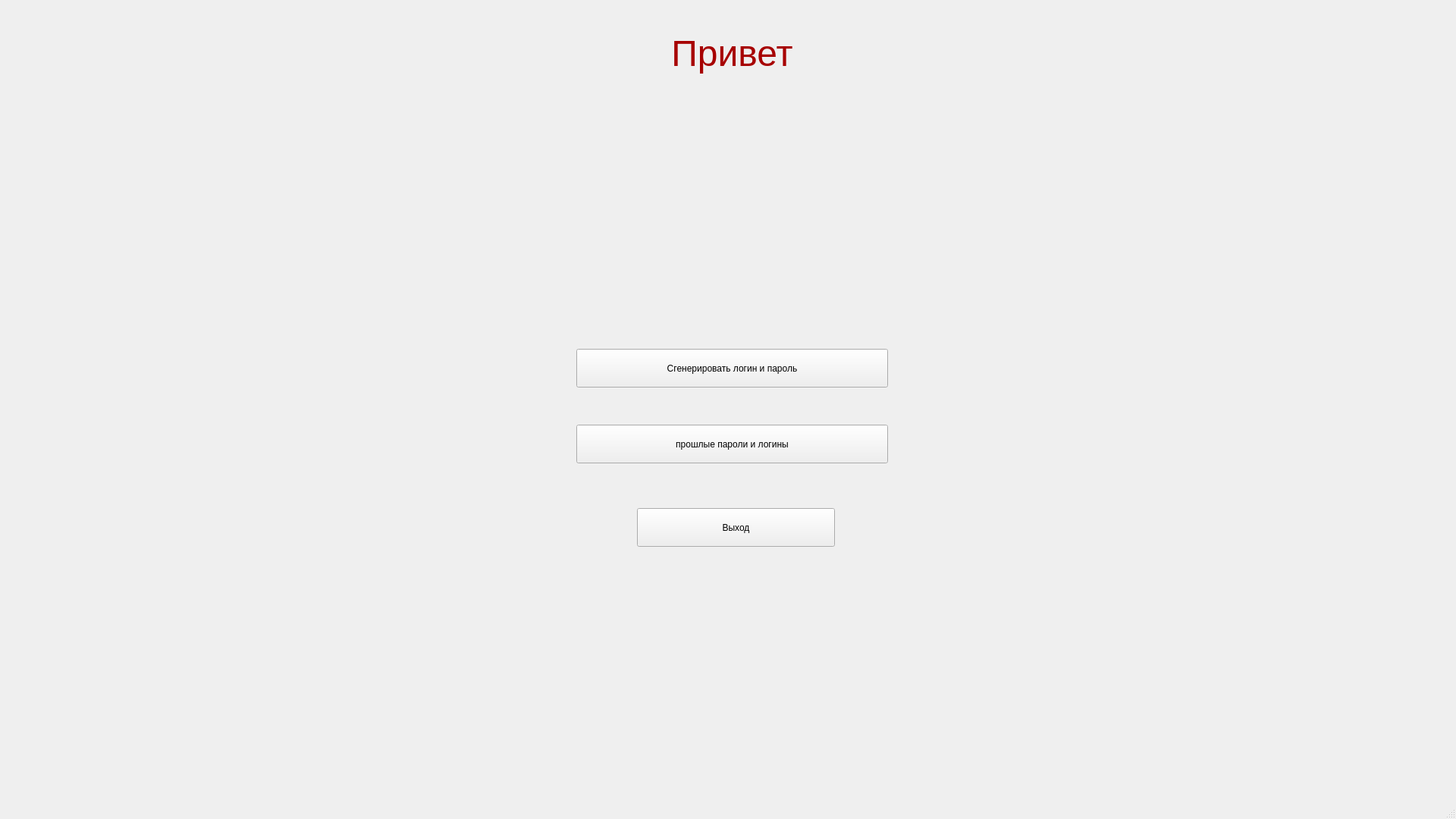
<?xml version="1.0" encoding="UTF-8"?>
<ui version="4.0">
 <class>MainWindow</class>
 <widget class="QMainWindow" name="MainWindow">
  <property name="geometry">
   <rect>
    <x>0</x>
    <y>0</y>
    <width>1920</width>
    <height>1080</height>
   </rect>
  </property>
  <property name="windowTitle">
   <string>Главное меню</string>
  </property>
  <widget class="QWidget" name="centralwidget">
   <widget class="QLabel" name="label">
    <property name="enabled">
     <bool>true</bool>
    </property>
    <property name="geometry">
     <rect>
      <x>810</x>
      <y>0</y>
      <width>311</width>
      <height>141</height>
     </rect>
    </property>
    <property name="sizePolicy">
     <sizepolicy hsizetype="Preferred" vsizetype="Preferred">
      <horstretch>0</horstretch>
      <verstretch>0</verstretch>
     </sizepolicy>
    </property>
    <property name="baseSize">
     <size>
      <width>0</width>
      <height>0</height>
     </size>
    </property>
    <property name="frameShape">
     <enum>QFrame::NoFrame</enum>
    </property>
    <property name="frameShadow">
     <enum>QFrame::Plain</enum>
    </property>
    <property name="text">
     <string>&lt;html&gt;&lt;head/&gt;&lt;body&gt;&lt;p&gt;&lt;span style=&quot; font-size:36pt; color:#a70000;&quot;&gt;Привет&lt;/span&gt;&lt;/p&gt;&lt;/body&gt;&lt;/html&gt;</string>
    </property>
    <property name="textFormat">
     <enum>Qt::RichText</enum>
    </property>
    <property name="alignment">
     <set>Qt::AlignCenter</set>
    </property>
    <property name="wordWrap">
     <bool>false</bool>
    </property>
    <property name="margin">
     <number>0</number>
    </property>
    <property name="indent">
     <number>-1</number>
    </property>
    <property name="openExternalLinks">
     <bool>false</bool>
    </property>
    <property name="textInteractionFlags">
     <set>Qt::LinksAccessibleByMouse</set>
    </property>
    <property name="buddy">
     <cstring></cstring>
    </property>
   </widget>
   <widget class="QLabel" name="text1">
    <property name="geometry">
     <rect>
      <x>530</x>
      <y>160</y>
      <width>581</width>
      <height>221</height>
     </rect>
    </property>
    <property name="text">
     <string/>
    </property>
    <property name="textFormat">
     <enum>Qt::AutoText</enum>
    </property>
    <property name="pixmap">
     <pixmap>text1.jpg</pixmap>
    </property>
    <property name="scaledContents">
     <bool>true</bool>
    </property>
    <property name="alignment">
     <set>Qt::AlignCenter</set>
    </property>
    <property name="textInteractionFlags">
     <set>Qt::LinksAccessibleByMouse</set>
    </property>
   </widget>
   <widget class="QPushButton" name="start_generate_widget">
    <property name="geometry">
     <rect>
      <x>760</x>
      <y>460</y>
      <width>411</width>
      <height>51</height>
     </rect>
    </property>
    <property name="toolTip">
     <string>&lt;html&gt;&lt;head/&gt;&lt;body&gt;&lt;p&gt;&lt;br/&gt;&lt;/p&gt;&lt;/body&gt;&lt;/html&gt;</string>
    </property>
    <property name="statusTip">
     <string/>
    </property>
    <property name="layoutDirection">
     <enum>Qt::LeftToRight</enum>
    </property>
    <property name="autoFillBackground">
     <bool>false</bool>
    </property>
    <property name="styleSheet">
     <string notr="true"/>
    </property>
    <property name="text">
     <string>Сгенерировать логин и пароль</string>
    </property>
   </widget>
   <widget class="QPushButton" name="table_start">
    <property name="geometry">
     <rect>
      <x>760</x>
      <y>560</y>
      <width>411</width>
      <height>51</height>
     </rect>
    </property>
    <property name="autoFillBackground">
     <bool>false</bool>
    </property>
    <property name="text">
     <string>прошлые пароли и логины</string>
    </property>
    <property name="iconSize">
     <size>
      <width>16</width>
      <height>16</height>
     </size>
    </property>
   </widget>
   <widget class="QPushButton" name="exit">
    <property name="geometry">
     <rect>
      <x>840</x>
      <y>670</y>
      <width>261</width>
      <height>51</height>
     </rect>
    </property>
    <property name="text">
     <string>Выход</string>
    </property>
   </widget>
   <widget class="QLabel" name="text2">
    <property name="geometry">
     <rect>
      <x>1160</x>
      <y>170</y>
      <width>241</width>
      <height>211</height>
     </rect>
    </property>
    <property name="text">
     <string/>
    </property>
    <property name="pixmap">
     <pixmap>text2.jpg</pixmap>
    </property>
    <property name="scaledContents">
     <bool>true</bool>
    </property>
   </widget>
  </widget>
  <widget class="QStatusBar" name="statusbar"/>
  <widget class="QMenuBar" name="menubar">
   <property name="geometry">
    <rect>
     <x>0</x>
     <y>0</y>
     <width>1920</width>
     <height>21</height>
    </rect>
   </property>
  </widget>
 </widget>
 <resources/>
 <connections/>
</ui>
